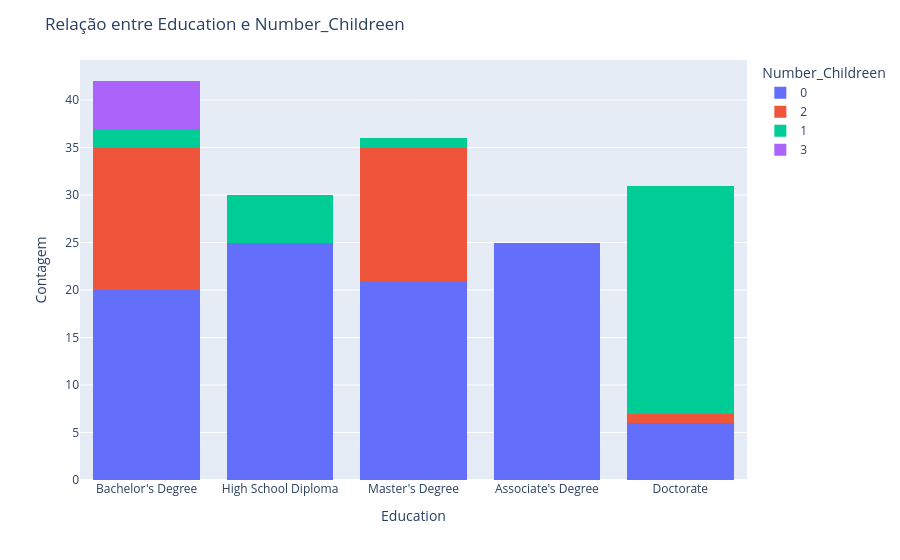

Notebook source saved alongside this figure:
### Code cell
#Análise para filho x educação (categ. x numer)
fig = px.histogram(df, x='Education', color='Number_Childreen', barmode='stack')

# Layout
fig.update_layout(title='Relação entre Education e Number_Childreen',
                  xaxis_title='Education',
                  yaxis_title='Contagem',
                  legend_title='Number_Childreen')
fig.show()

### Figure 1 — Plotly figure (JSON) as saved in the notebook; plotly's stock layout.template omitted (floating-point values rounded to 4 significant figures)
{"data": [{"bingroup": "x", "hovertemplate": "Number_Childreen=0<br>Education=%{x}<br>count=%{y}<extra></extra>", "legendgroup": "0", "marker": {"color": "#636efa", "pattern": {"shape": ""}}, "name": "0", "orientation": "v", "showlegend": true, "type": "histogram", "x": ["Bachelor's Degree", "High School Diploma", "Master's Degree", "Associate's Degree", "Bachelor's Degree", "Doctorate", "Bachelor's Degree", "High School Diploma", "Associate's Degree", "Master's Degree", "High School Diploma", "Associate's Degree", "High School Diploma", "Master's Degree", "Associate's Degree", "High School Diploma", "Associate's Degree", "Master's Degree", "Bachelor's Degree", "High School Diploma", "Master's Degree", "Associate's Degree", "Bachelor's Degree", "Doctorate", "Bachelor's Degree", "High School Diploma", "Associate's Degree", "Master's Degree", "High School Diploma", "Associate's Degree", "High School Diploma", "Master's Degree", "Associate's Degree", "High School Diploma", "Associate's Degree", "Master's Degree", "Bachelor's Degree", "Bachelor's Degree", "High School Diploma", "Master's Degree", "Associate's Degree", "Bachelor's Degree", "Doctorate", "Bachelor's Degree", "High School Diploma", "Associate's Degree", "Master's Degree", "High School Diploma", "Associate's Degree", "High School Diploma", "Master's Degree", "Associate's Degree", "High School Diploma", "Associate's Degree", "Master's Degree", "Bachelor's Degree", "Bachelor's Degree", "High School Diploma", "Master's Degree", "Associate's Degree", "Bachelor's Degree", "Doctorate", "Bachelor's Degree", "High School Diploma", "Associate's Degree", "Master's Degree", "High School Diploma", "Associate's Degree", "High School Diploma", "Master's Degree", "Associate's Degree", "High School Diploma", "Associate's Degree", "Master's Degree", "Bachelor's Degree", "Bachelor's Degree", "Bachelor's Degree", "Doctorate", "Master's Degree", "Bachelor's Degree", "High School Diploma", "Master's Degree", "Associate's Degree", "Bachelor's Degree", "Doctorate", "Bachelor's Degree", "High School Diploma", "Associate's Degree", "Master's Degree", "High School Diploma", "Associate's Degree", "High School Diploma", "Master's Degree", "Associate's Degree", "High School Diploma", "Associate's Degree", "Master's Degree"], "xaxis": "x", "yaxis": "y"}, {"bingroup": "x", "hovertemplate": "Number_Childreen=2<br>Education=%{x}<br>count=%{y}<extra></extra>", "legendgroup": "2", "marker": {"color": "#EF553B", "pattern": {"shape": ""}}, "name": "2", "orientation": "v", "showlegend": true, "type": "histogram", "x": ["Master's Degree", "Master's Degree", "Bachelor's Degree", "Bachelor's Degree", "Bachelor's Degree", "Master's Degree", "Master's Degree", "Bachelor's Degree", "Bachelor's Degree", "Bachelor's Degree", "Master's Degree", "Master's Degree", "Master's Degree", "Bachelor's Degree", "Bachelor's Degree", "Bachelor's Degree", "Master's Degree", "Master's Degree", "Master's Degree", "Bachelor's Degree", "Bachelor's Degree", "Bachelor's Degree", "Master's Degree", "Master's Degree", "Doctorate", "Master's Degree", "Master's Degree", "Bachelor's Degree", "Bachelor's Degree", "Bachelor's Degree"], "xaxis": "x", "yaxis": "y"}, {"bingroup": "x", "hovertemplate": "Number_Childreen=1<br>Education=%{x}<br>count=%{y}<extra></extra>", "legendgroup": "1", "marker": {"color": "#00cc96", "pattern": {"shape": ""}}, "name": "1", "orientation": "v", "showlegend": true, "type": "histogram", "x": ["Doctorate", "High School Diploma", "Doctorate", "Doctorate", "Doctorate", "Doctorate", "High School Diploma", "Doctorate", "Doctorate", "Doctorate", "Doctorate", "Doctorate", "High School Diploma", "Doctorate", "Doctorate", "Doctorate", "Doctorate", "Doctorate", "High School Diploma", "Doctorate", "Doctorate", "Doctorate", "Doctorate", "Doctorate", "Master's Degree", "Bachelor's Degree", "Bachelor's Degree", "Doctorate", "High School Diploma", "Doctorate", "Doctorate", "Doctorate"], "xaxis": "x", "yaxis": "y"}, {"bingroup": "x", "hovertemplate": "Number_Childreen=3<br>Education=%{x}<br>count=%{y}<extra></extra>", "legendgroup": "3", "marker": {"color": "#ab63fa", "pattern": {"shape": ""}}, "name": "3", "orientation": "v", "showlegend": true, "type": "histogram", "x": ["Bachelor's Degree", "Bachelor's Degree", "Bachelor's Degree", "Bachelor's Degree", "Bachelor's Degree"], "xaxis": "x", "yaxis": "y"}], "layout": {"barmode": "stack", "legend": {"title": {"text": "Number_Childreen"}, "tracegroupgap": 0}, "margin": {"t": 60}, "title": {"text": "Relação entre Education e Number_Childreen"}, "xaxis": {"anchor": "y", "domain": [0, 1], "title": {"text": "Education"}}, "yaxis": {"anchor": "x", "domain": [0, 1], "title": {"text": "Contagem"}}}}
